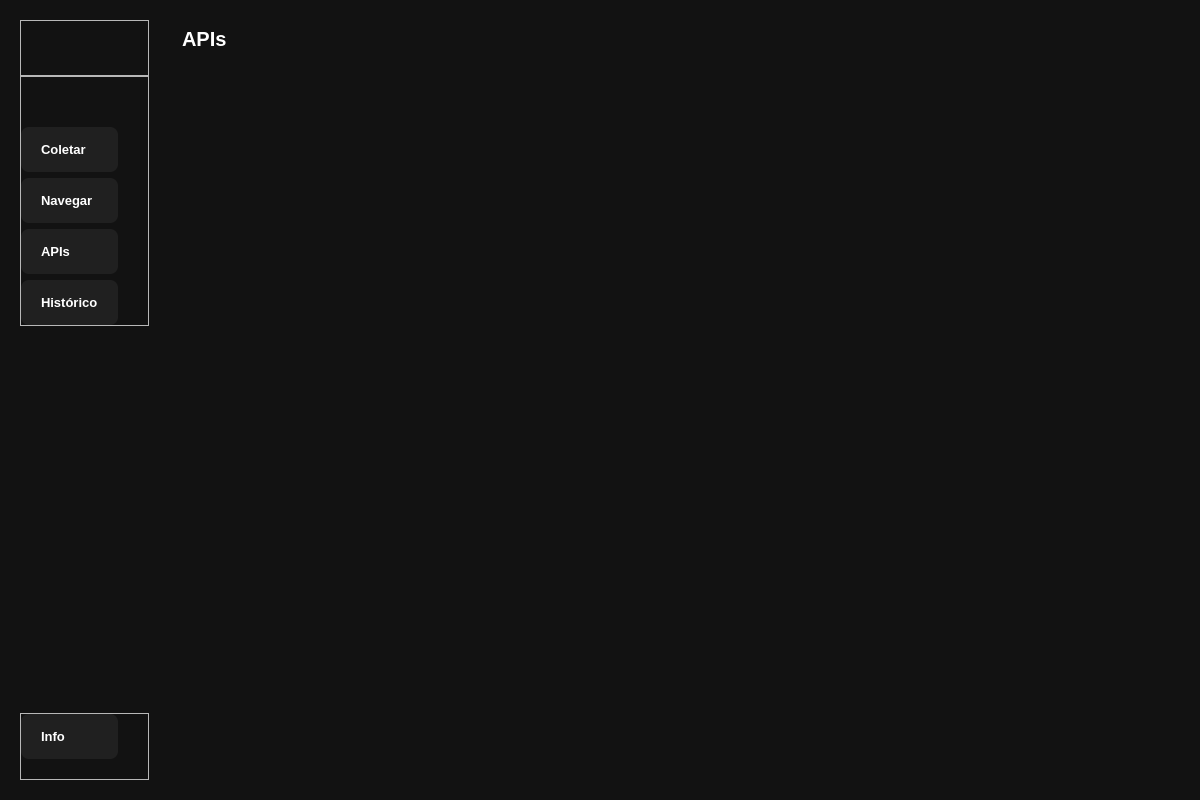
<?xml version="1.0" encoding="UTF-8"?>
<ui version="4.0">
 <class>MainWindow</class>
 <widget class="QMainWindow" name="MainWindow">
  <property name="geometry">
   <rect>
    <x>0</x>
    <y>0</y>
    <width>1200</width>
    <height>800</height>
   </rect>
  </property>
  <property name="windowTitle">
   <string>MainWindow</string>
  </property>
  <property name="styleSheet">
   <string notr="true">#centralwidget {
	background-color:#121212
}

*{
	padding:0;
	margin:0;
}

#left_submenu_container QPushButton{
	text-align: left;
	padding: 15px 20px;
	background-color:#202020;
	color:white;
	border-radius: 8px;
}

#stackedWidget QWidget{
	background-color:#121212;
	color: white
}</string>
  </property>
  <widget class="QWidget" name="centralwidget">
   <property name="styleSheet">
    <string notr="true"/>
   </property>
   <layout class="QHBoxLayout" name="horizontalLayout">
    <property name="leftMargin">
     <number>0</number>
    </property>
    <property name="topMargin">
     <number>0</number>
    </property>
    <property name="rightMargin">
     <number>0</number>
    </property>
    <property name="bottomMargin">
     <number>0</number>
    </property>
    <item alignment="Qt::AlignLeft">
     <widget class="QCustomSlideMenu" name="left_menu_container" native="true">
      <property name="minimumSize">
       <size>
        <width>120</width>
        <height>0</height>
       </size>
      </property>
      <property name="maximumSize">
       <size>
        <width>200</width>
        <height>16777215</height>
       </size>
      </property>
      <layout class="QVBoxLayout" name="verticalLayout">
       <property name="spacing">
        <number>0</number>
       </property>
       <property name="leftMargin">
        <number>10</number>
       </property>
       <property name="topMargin">
        <number>10</number>
       </property>
       <property name="rightMargin">
        <number>0</number>
       </property>
       <property name="bottomMargin">
        <number>10</number>
       </property>
       <item alignment="Qt::AlignLeft">
        <widget class="QWidget" name="left_submenu_container" native="true">
         <layout class="QVBoxLayout" name="verticalLayout_2">
          <property name="spacing">
           <number>0</number>
          </property>
          <property name="leftMargin">
           <number>10</number>
          </property>
          <property name="topMargin">
           <number>10</number>
          </property>
          <property name="rightMargin">
           <number>0</number>
          </property>
          <property name="bottomMargin">
           <number>10</number>
          </property>
          <item alignment="Qt::AlignTop">
           <widget class="QFrame" name="frame">
            <property name="layoutDirection">
             <enum>Qt::LeftToRight</enum>
            </property>
            <property name="frameShape">
             <enum>QFrame::StyledPanel</enum>
            </property>
            <property name="frameShadow">
             <enum>QFrame::Raised</enum>
            </property>
            <layout class="QHBoxLayout" name="horizontalLayout_2">
             <property name="leftMargin">
              <number>0</number>
             </property>
             <property name="topMargin">
              <number>10</number>
             </property>
             <property name="rightMargin">
              <number>30</number>
             </property>
             <property name="bottomMargin">
              <number>0</number>
             </property>
             <item>
              <widget class="QPushButton" name="menu_slide_btn">
               <property name="toolTip">
                <string>Menu</string>
               </property>
               <property name="styleSheet">
                <string notr="true">background-color:#121212;
text-align: center;</string>
               </property>
               <property name="text">
                <string/>
               </property>
               <property name="icon">
                <iconset resource="../resources/resources.qrc">
                 <normaloff>:/icons/icons/List.svg</normaloff>:/icons/icons/List.svg</iconset>
               </property>
               <property name="iconSize">
                <size>
                 <width>30</width>
                 <height>30</height>
                </size>
               </property>
               <property name="flat">
                <bool>false</bool>
               </property>
              </widget>
             </item>
            </layout>
           </widget>
          </item>
          <item alignment="Qt::AlignTop">
           <widget class="QFrame" name="frame_2">
            <property name="sizePolicy">
             <sizepolicy hsizetype="Preferred" vsizetype="Preferred">
              <horstretch>0</horstretch>
              <verstretch>0</verstretch>
             </sizepolicy>
            </property>
            <property name="layoutDirection">
             <enum>Qt::LeftToRight</enum>
            </property>
            <property name="frameShape">
             <enum>QFrame::StyledPanel</enum>
            </property>
            <property name="frameShadow">
             <enum>QFrame::Raised</enum>
            </property>
            <layout class="QVBoxLayout" name="verticalLayout_3">
             <property name="leftMargin">
              <number>0</number>
             </property>
             <property name="topMargin">
              <number>50</number>
             </property>
             <property name="rightMargin">
              <number>30</number>
             </property>
             <property name="bottomMargin">
              <number>0</number>
             </property>
             <item>
              <widget class="QPushButton" name="coletar_btn">
               <property name="enabled">
                <bool>true</bool>
               </property>
               <property name="minimumSize">
                <size>
                 <width>0</width>
                 <height>0</height>
                </size>
               </property>
               <property name="font">
                <font>
                 <pointsize>10</pointsize>
                 <weight>75</weight>
                 <bold>true</bold>
                </font>
               </property>
               <property name="toolTip">
                <string>Coletar novos dados</string>
               </property>
               <property name="text">
                <string>Coletar</string>
               </property>
               <property name="icon">
                <iconset resource="../resources/resources.qrc">
                 <normaloff>:/icons/icons/FilePlus.svg</normaloff>:/icons/icons/FilePlus.svg</iconset>
               </property>
               <property name="iconSize">
                <size>
                 <width>30</width>
                 <height>30</height>
                </size>
               </property>
              </widget>
             </item>
             <item>
              <widget class="QPushButton" name="navegar_btn">
               <property name="font">
                <font>
                 <pointsize>10</pointsize>
                 <weight>75</weight>
                 <bold>true</bold>
                </font>
               </property>
               <property name="toolTip">
                <string>Navegar</string>
               </property>
               <property name="text">
                <string>Navegar</string>
               </property>
               <property name="icon">
                <iconset resource="../resources/resources.qrc">
                 <normaloff>:/icons/icons/FileSearch.svg</normaloff>:/icons/icons/FileSearch.svg</iconset>
               </property>
               <property name="iconSize">
                <size>
                 <width>30</width>
                 <height>30</height>
                </size>
               </property>
              </widget>
             </item>
             <item>
              <widget class="QPushButton" name="api_btn">
               <property name="enabled">
                <bool>true</bool>
               </property>
               <property name="font">
                <font>
                 <pointsize>10</pointsize>
                 <weight>75</weight>
                 <bold>true</bold>
                </font>
               </property>
               <property name="toolTip">
                <string>Configurações das APIs</string>
               </property>
               <property name="toolTipDuration">
                <number>-1</number>
               </property>
               <property name="layoutDirection">
                <enum>Qt::LeftToRight</enum>
               </property>
               <property name="text">
                <string>APIs</string>
               </property>
               <property name="icon">
                <iconset resource="../resources/resources.qrc">
                 <normaloff>:/icons/icons/TreeStructure.svg</normaloff>:/icons/icons/TreeStructure.svg</iconset>
               </property>
               <property name="iconSize">
                <size>
                 <width>30</width>
                 <height>30</height>
                </size>
               </property>
              </widget>
             </item>
             <item>
              <widget class="QPushButton" name="historico_btn">
               <property name="font">
                <font>
                 <pointsize>10</pointsize>
                 <weight>75</weight>
                 <bold>true</bold>
                </font>
               </property>
               <property name="toolTip">
                <string>Histórico</string>
               </property>
               <property name="text">
                <string>Histórico</string>
               </property>
               <property name="icon">
                <iconset resource="../resources/resources.qrc">
                 <normaloff>:/icons/icons/ArchiveBox.svg</normaloff>:/icons/icons/ArchiveBox.svg</iconset>
               </property>
               <property name="iconSize">
                <size>
                 <width>30</width>
                 <height>30</height>
                </size>
               </property>
              </widget>
             </item>
            </layout>
           </widget>
          </item>
          <item>
           <spacer name="vertical_spacer_slide_menu">
            <property name="orientation">
             <enum>Qt::Vertical</enum>
            </property>
            <property name="sizeHint" stdset="0">
             <size>
              <width>20</width>
              <height>40</height>
             </size>
            </property>
           </spacer>
          </item>
          <item alignment="Qt::AlignBottom">
           <widget class="QFrame" name="frame_3">
            <property name="frameShape">
             <enum>QFrame::StyledPanel</enum>
            </property>
            <property name="frameShadow">
             <enum>QFrame::Raised</enum>
            </property>
            <layout class="QHBoxLayout" name="horizontalLayout_3">
             <property name="leftMargin">
              <number>0</number>
             </property>
             <property name="topMargin">
              <number>0</number>
             </property>
             <property name="rightMargin">
              <number>30</number>
             </property>
             <property name="bottomMargin">
              <number>20</number>
             </property>
             <item>
              <widget class="QPushButton" name="info_btn">
               <property name="font">
                <font>
                 <pointsize>10</pointsize>
                 <weight>75</weight>
                 <bold>true</bold>
                </font>
               </property>
               <property name="toolTip">
                <string>Informações adicionais</string>
               </property>
               <property name="text">
                <string>Info</string>
               </property>
               <property name="icon">
                <iconset resource="../resources/resources.qrc">
                 <normaloff>:/icons/icons/Info.svg</normaloff>:/icons/icons/Info.svg</iconset>
               </property>
               <property name="iconSize">
                <size>
                 <width>30</width>
                 <height>30</height>
                </size>
               </property>
              </widget>
             </item>
            </layout>
           </widget>
          </item>
         </layout>
        </widget>
       </item>
      </layout>
     </widget>
    </item>
    <item>
     <widget class="QWidget" name="main_container" native="true">
      <property name="sizePolicy">
       <sizepolicy hsizetype="Expanding" vsizetype="Preferred">
        <horstretch>0</horstretch>
        <verstretch>0</verstretch>
       </sizepolicy>
      </property>
      <layout class="QVBoxLayout" name="verticalLayout_4">
       <item>
        <widget class="QWidget" name="main_body_contents" native="true">
         <layout class="QVBoxLayout" name="verticalLayout_5">
          <item>
           <widget class="QStackedWidget" name="stackedWidget">
            <property name="currentIndex">
             <number>2</number>
            </property>
            <widget class="QWidget" name="coletar_page">
             <layout class="QVBoxLayout" name="verticalLayout_6">
              <item>
               <widget class="QLabel" name="coletar_page_label">
                <property name="font">
                 <font>
                  <pointsize>15</pointsize>
                  <weight>75</weight>
                  <italic>false</italic>
                  <bold>true</bold>
                  <underline>false</underline>
                  <strikeout>false</strikeout>
                  <kerning>true</kerning>
                 </font>
                </property>
                <property name="text">
                 <string>Coletar novos dados</string>
                </property>
                <property name="alignment">
                 <set>Qt::AlignLeading|Qt::AlignLeft|Qt::AlignTop</set>
                </property>
                <property name="margin">
                 <number>10</number>
                </property>
               </widget>
              </item>
             </layout>
            </widget>
            <widget class="QWidget" name="navegar_page">
             <layout class="QVBoxLayout" name="verticalLayout_7">
              <item>
               <widget class="QLabel" name="navegar_page_label">
                <property name="font">
                 <font>
                  <pointsize>15</pointsize>
                  <weight>75</weight>
                  <bold>true</bold>
                 </font>
                </property>
                <property name="text">
                 <string>Navegar</string>
                </property>
                <property name="alignment">
                 <set>Qt::AlignLeading|Qt::AlignLeft|Qt::AlignTop</set>
                </property>
                <property name="margin">
                 <number>10</number>
                </property>
               </widget>
              </item>
             </layout>
            </widget>
            <widget class="QWidget" name="api_page">
             <layout class="QVBoxLayout" name="verticalLayout_8">
              <item>
               <widget class="QLabel" name="api_page_label">
                <property name="font">
                 <font>
                  <pointsize>15</pointsize>
                  <weight>75</weight>
                  <bold>true</bold>
                 </font>
                </property>
                <property name="text">
                 <string>APIs</string>
                </property>
                <property name="alignment">
                 <set>Qt::AlignLeading|Qt::AlignLeft|Qt::AlignTop</set>
                </property>
                <property name="margin">
                 <number>10</number>
                </property>
               </widget>
              </item>
             </layout>
            </widget>
            <widget class="QWidget" name="historico_page">
             <layout class="QVBoxLayout" name="verticalLayout_9">
              <item>
               <widget class="QLabel" name="historico_page_label">
                <property name="font">
                 <font>
                  <pointsize>15</pointsize>
                  <weight>75</weight>
                  <bold>true</bold>
                 </font>
                </property>
                <property name="text">
                 <string>Histórico</string>
                </property>
                <property name="alignment">
                 <set>Qt::AlignLeading|Qt::AlignLeft|Qt::AlignTop</set>
                </property>
                <property name="margin">
                 <number>10</number>
                </property>
               </widget>
              </item>
             </layout>
            </widget>
            <widget class="QWidget" name="info_page">
             <layout class="QVBoxLayout" name="verticalLayout_10">
              <item>
               <widget class="QLabel" name="info_page_label">
                <property name="font">
                 <font>
                  <pointsize>15</pointsize>
                  <weight>75</weight>
                  <bold>true</bold>
                 </font>
                </property>
                <property name="text">
                 <string>Informações Adicionais</string>
                </property>
                <property name="alignment">
                 <set>Qt::AlignLeading|Qt::AlignLeft|Qt::AlignTop</set>
                </property>
                <property name="margin">
                 <number>10</number>
                </property>
               </widget>
              </item>
             </layout>
            </widget>
           </widget>
          </item>
         </layout>
        </widget>
       </item>
      </layout>
     </widget>
    </item>
   </layout>
  </widget>
 </widget>
 <customwidgets>
  <customwidget>
   <class>QCustomSlideMenu</class>
   <extends>QWidget</extends>
   <header location="global">Custom_Widgets.Widgets.h</header>
   <container>1</container>
  </customwidget>
 </customwidgets>
 <resources>
  <include location="../resources/resources.qrc"/>
 </resources>
 <connections/>
</ui>
